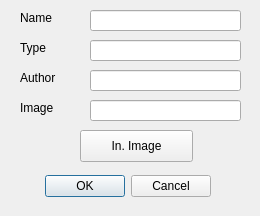
<?xml version="1.0" encoding="UTF-8"?>
<ui version="4.0">
 <class>Dialog</class>
 <widget class="QDialog" name="Dialog">
  <property name="geometry">
   <rect>
    <x>0</x>
    <y>0</y>
    <width>260</width>
    <height>216</height>
   </rect>
  </property>
  <property name="windowTitle">
   <string>Dialog</string>
  </property>
  <widget class="QDialogButtonBox" name="buttonBox">
   <property name="geometry">
    <rect>
     <x>30</x>
     <y>170</y>
     <width>181</width>
     <height>32</height>
    </rect>
   </property>
   <property name="orientation">
    <enum>Qt::Horizontal</enum>
   </property>
   <property name="standardButtons">
    <set>QDialogButtonBox::Cancel|QDialogButtonBox::Ok</set>
   </property>
  </widget>
  <widget class="QLabel" name="label">
   <property name="geometry">
    <rect>
     <x>20</x>
     <y>10</y>
     <width>59</width>
     <height>16</height>
    </rect>
   </property>
   <property name="text">
    <string>Name</string>
   </property>
  </widget>
  <widget class="QLabel" name="label_2">
   <property name="geometry">
    <rect>
     <x>20</x>
     <y>40</y>
     <width>59</width>
     <height>16</height>
    </rect>
   </property>
   <property name="text">
    <string>Type</string>
   </property>
  </widget>
  <widget class="QLabel" name="label_3">
   <property name="geometry">
    <rect>
     <x>20</x>
     <y>70</y>
     <width>59</width>
     <height>16</height>
    </rect>
   </property>
   <property name="text">
    <string>Author</string>
   </property>
  </widget>
  <widget class="QLineEdit" name="lineEdit">
   <property name="geometry">
    <rect>
     <x>90</x>
     <y>10</y>
     <width>151</width>
     <height>21</height>
    </rect>
   </property>
  </widget>
  <widget class="QLineEdit" name="lineEdit_2">
   <property name="geometry">
    <rect>
     <x>90</x>
     <y>40</y>
     <width>151</width>
     <height>21</height>
    </rect>
   </property>
  </widget>
  <widget class="QLineEdit" name="lineEdit_3">
   <property name="geometry">
    <rect>
     <x>90</x>
     <y>70</y>
     <width>151</width>
     <height>21</height>
    </rect>
   </property>
   <property name="text">
    <string/>
   </property>
  </widget>
  <widget class="QLabel" name="label_4">
   <property name="geometry">
    <rect>
     <x>20</x>
     <y>100</y>
     <width>59</width>
     <height>16</height>
    </rect>
   </property>
   <property name="text">
    <string>Image</string>
   </property>
  </widget>
  <widget class="QPushButton" name="pushButton">
   <property name="geometry">
    <rect>
     <x>80</x>
     <y>130</y>
     <width>113</width>
     <height>32</height>
    </rect>
   </property>
   <property name="text">
    <string>In. Image</string>
   </property>
  </widget>
  <widget class="QLineEdit" name="lineEdit_4">
   <property name="geometry">
    <rect>
     <x>90</x>
     <y>100</y>
     <width>151</width>
     <height>21</height>
    </rect>
   </property>
  </widget>
 </widget>
 <resources/>
 <connections>
  <connection>
   <sender>buttonBox</sender>
   <signal>accepted()</signal>
   <receiver>Dialog</receiver>
   <slot>accept()</slot>
   <hints>
    <hint type="sourcelabel">
     <x>248</x>
     <y>254</y>
    </hint>
    <hint type="destinationlabel">
     <x>157</x>
     <y>274</y>
    </hint>
   </hints>
  </connection>
  <connection>
   <sender>buttonBox</sender>
   <signal>rejected()</signal>
   <receiver>Dialog</receiver>
   <slot>reject()</slot>
   <hints>
    <hint type="sourcelabel">
     <x>316</x>
     <y>260</y>
    </hint>
    <hint type="destinationlabel">
     <x>286</x>
     <y>274</y>
    </hint>
   </hints>
  </connection>
 </connections>
</ui>
